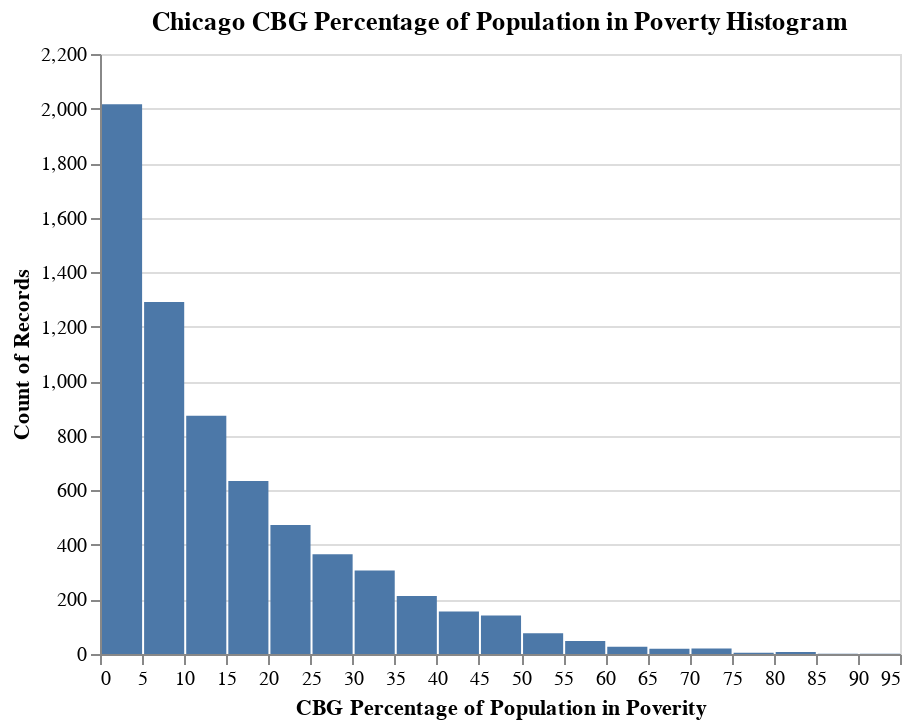

Source (notebook cell):
### Code cell
alt.Chart(pov_df, title='Chicago CBG Percentage of Population in Poverty Histogram').mark_bar().encode(
    x=alt.X('poverty_percentage:Q', bin=alt.Bin(maxbins=20), title='CBG Percentage of Population in Poverity'),
    y="count()"
).interactive()

### Figure 1 — Vega-Lite specification as saved in the notebook (floating-point values rounded to 4 significant figures; data arrays with more than 128 entries replaced by an {"elided": "..."} marker saying what was removed)
{"config": {"view": {"continuousWidth": 400, "continuousHeight": 300}}, "data": {"name": "data-fdcd30968b67e2d295e8e5e5ac0acdff"}, "mark": "bar", "encoding": {"x": {"type": "quantitative", "bin": {"maxbins": 20}, "field": "poverty_percentage", "title": "CBG Percentage of Population in Poverity"}, "y": {"type": "quantitative", "aggregate": "count"}}, "selection": {"selector003": {"type": "interval", "bind": "scales", "encodings": ["x", "y"]}}, "title": "Chicago CBG Percentage of Population in Poverty Histogram", "$schema": "https://vega.github.io/schema/vega-lite/v4.8.1.json", "datasets": {"data-fdcd30968b67e2d295e8e5e5ac0acdff": {"elided": "6674 records"}}}
